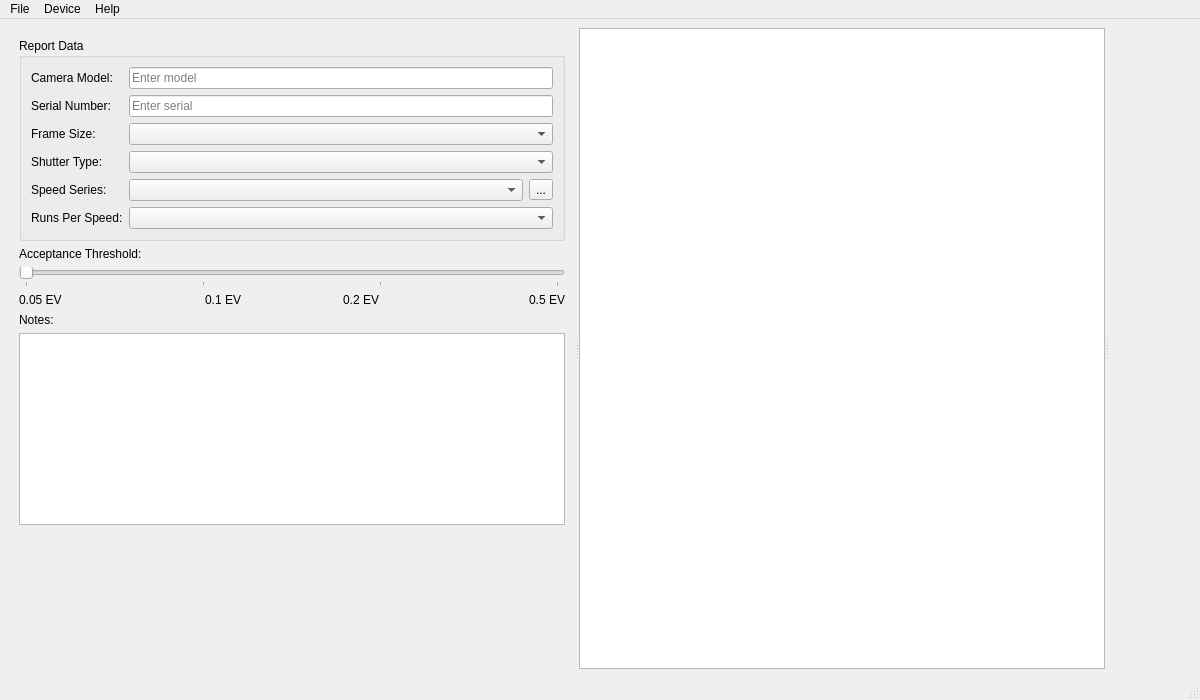
<?xml version="1.0" encoding="UTF-8"?>
<ui version="4.0">
 <class>MainWindow</class>
 <widget class="QMainWindow" name="MainWindow">
  <property name="geometry">
   <rect>
    <x>0</x>
    <y>0</y>
    <width>1200</width>
    <height>700</height>
   </rect>
  </property>
  <property name="windowTitle">
   <string>Shutter Tester ST-2</string>
  </property>
  <property name="windowIcon">
   <iconset>
    <normaloff>assets/camera_icon_64x64.png</normaloff>assets/camera_icon_64x64.png</iconset>
  </property>
  <widget class="QWidget" name="centralwidget">
   <layout class="QHBoxLayout" name="horizontalLayout">
    <item>
     <widget class="QSplitter" name="splitter">
      <property name="orientation">
       <enum>Qt::Orientation::Horizontal</enum>
      </property>
      <widget class="QWidget" name="leftWidget" native="true">
       <layout class="QVBoxLayout" name="verticalLayoutLeft">
        <property name="leftMargin">
         <number>10</number>
        </property>
        <property name="topMargin">
         <number>10</number>
        </property>
        <property name="rightMargin">
         <number>10</number>
        </property>
        <property name="bottomMargin">
         <number>10</number>
        </property>
        <item>
         <widget class="QGroupBox" name="groupBoxReport">
          <property name="title">
           <string>Report Data</string>
          </property>
          <layout class="QGridLayout" name="gridLayoutReport">
           <item row="0" column="0">
            <widget class="QLabel" name="labelCameraModel">
             <property name="text">
              <string>Camera Model:</string>
             </property>
            </widget>
           </item>
           <item row="0" column="1">
            <widget class="QLineEdit" name="cameraModelField">
             <property name="placeholderText">
              <string>Enter model</string>
             </property>
            </widget>
           </item>
           <item row="1" column="0">
            <widget class="QLabel" name="labelSerialNumber">
             <property name="text">
              <string>Serial Number:</string>
             </property>
            </widget>
           </item>
           <item row="1" column="1">
            <widget class="QLineEdit" name="serialNumberField">
             <property name="placeholderText">
              <string>Enter serial</string>
             </property>
            </widget>
           </item>
           <item row="2" column="0">
            <widget class="QLabel" name="labelFrameSize">
             <property name="text">
              <string>Frame Size:</string>
             </property>
            </widget>
           </item>
           <item row="2" column="1">
            <widget class="QComboBox" name="frameSizeComboBox"/>
           </item>
           <item row="3" column="0">
            <widget class="QLabel" name="labelShutterType">
             <property name="text">
              <string>Shutter Type:</string>
             </property>
            </widget>
           </item>
           <item row="3" column="1">
            <widget class="QComboBox" name="shutterTypeComboBox"/>
           </item>
           <item row="4" column="0">
            <widget class="QLabel" name="labelSpeedSeries">
             <property name="text">
              <string>Speed Series:</string>
             </property>
            </widget>
           </item>
           <item row="4" column="1">
            <layout class="QHBoxLayout" name="horizontalLayoutSpeed">
             <item>
              <widget class="QComboBox" name="speedSeriesComboBox">
               <property name="sizePolicy">
                <sizepolicy hsizetype="Expanding" vsizetype="Fixed">
                 <horstretch>0</horstretch>
                 <verstretch>0</verstretch>
                </sizepolicy>
               </property>
              </widget>
             </item>
             <item>
              <widget class="QToolButton" name="deleteSeriesButton">
               <property name="toolTip">
                <string>Delete custom series</string>
               </property>
               <property name="text">
                <string>...</string>
               </property>
              </widget>
             </item>
            </layout>
           </item>
           <item row="5" column="0">
            <widget class="QLabel" name="labelRunsPerSpeed">
             <property name="text">
              <string>Runs Per Speed:</string>
             </property>
            </widget>
           </item>
           <item row="5" column="1">
            <widget class="QComboBox" name="runsPerSpeedComboBox"/>
           </item>
          </layout>
         </widget>
        </item>
        <item>
         <widget class="QLabel" name="labelAcceptance">
          <property name="text">
           <string>Acceptance Threshold:</string>
          </property>
         </widget>
        </item>
        <item>
         <widget class="QSlider" name="acceptanceSlider">
          <property name="maximum">
           <number>3</number>
          </property>
          <property name="pageStep">
           <number>1</number>
          </property>
          <property name="orientation">
           <enum>Qt::Orientation::Horizontal</enum>
          </property>
          <property name="tickPosition">
           <enum>QSlider::TickPosition::TicksBelow</enum>
          </property>
          <property name="tickInterval">
           <number>1</number>
          </property>
         </widget>
        </item>
        <item>
         <layout class="QHBoxLayout" name="horizontalLayoutSliderLabels">
          <item>
           <widget class="QLabel" name="labelEV0">
            <property name="text">
             <string>0.05 EV</string>
            </property>
           </widget>
          </item>
          <item>
           <widget class="QLabel" name="labelEV1">
            <property name="text">
             <string>0.1 EV</string>
            </property>
            <property name="alignment">
             <set>Qt::AlignmentFlag::AlignCenter</set>
            </property>
           </widget>
          </item>
          <item>
           <widget class="QLabel" name="labelEV2">
            <property name="text">
             <string>0.2 EV</string>
            </property>
            <property name="alignment">
             <set>Qt::AlignmentFlag::AlignCenter</set>
            </property>
           </widget>
          </item>
          <item>
           <widget class="QLabel" name="labelEV3">
            <property name="text">
             <string>0.5 EV</string>
            </property>
            <property name="alignment">
             <set>Qt::AlignmentFlag::AlignRight|Qt::AlignmentFlag::AlignTrailing|Qt::AlignmentFlag::AlignVCenter</set>
            </property>
           </widget>
          </item>
         </layout>
        </item>
        <item>
         <widget class="QLabel" name="labelNotes">
          <property name="text">
           <string>Notes:</string>
          </property>
         </widget>
        </item>
        <item>
         <widget class="QTextEdit" name="notesTextEdit"/>
        </item>
        <item>
         <spacer name="verticalSpacerLeft">
          <property name="orientation">
           <enum>Qt::Orientation::Vertical</enum>
          </property>
          <property name="sizeHint" stdset="0">
           <size>
            <width>20</width>
            <height>40</height>
           </size>
          </property>
         </spacer>
        </item>
       </layout>
      </widget>
      <widget class="QWidget" name="centerWidget" native="true">
       <layout class="QVBoxLayout" name="verticalLayoutCenter">
        <item>
         <widget class="QTableWidget" name="speedsTableWidget">
          <property name="selectionBehavior">
           <enum>QAbstractItemView::SelectionBehavior::SelectRows</enum>
          </property>
         </widget>
        </item>
       </layout>
      </widget>
      <widget class="QWidget" name="rightWidget" native="true">
       <layout class="QVBoxLayout" name="verticalLayoutRight">
        <property name="leftMargin">
         <number>10</number>
        </property>
        <property name="topMargin">
         <number>10</number>
        </property>
        <property name="rightMargin">
         <number>10</number>
        </property>
        <property name="bottomMargin">
         <number>10</number>
        </property>
        <item>
         <widget class="QLabel" name="errorText">
          <property name="styleSheet">
           <string>color: red;</string>
          </property>
          <property name="text">
           <string/>
          </property>
          <property name="wordWrap">
           <bool>true</bool>
          </property>
         </widget>
        </item>
        <item>
         <spacer name="verticalSpacerRight">
          <property name="orientation">
           <enum>Qt::Orientation::Vertical</enum>
          </property>
          <property name="sizeHint" stdset="0">
           <size>
            <width>20</width>
            <height>40</height>
           </size>
          </property>
         </spacer>
        </item>
       </layout>
      </widget>
     </widget>
    </item>
   </layout>
  </widget>
  <widget class="QMenuBar" name="menuBar">
   <property name="geometry">
    <rect>
     <x>0</x>
     <y>0</y>
     <width>847</width>
     <height>22</height>
    </rect>
   </property>
    <widget class="QMenu" name="menuFile">
     <property name="title">
      <string>File</string>
     </property>
     <addaction name="actionSave_Current_Session"/>
     <addaction name="actionRestore_Session"/>
      <addaction name="separator"/>
      <addaction name="actionGenerate_Report"/>
      <addaction name="separator_2"/>
      <addaction name="actionExit"/>
    </widget>
   <widget class="QMenu" name="menuDevice">
    <property name="title">
     <string>Device</string>
    </property>
    <addaction name="actionConnect_To_Device"/>
    <addaction name="separator"/>
    <addaction name="actionLight_Setup"/>
    <addaction name="actionFirmware_Update"/>
   </widget>
   <widget class="QMenu" name="menuHelp">
    <property name="title">
     <string>Help</string>
    </property>
    <addaction name="actionAbout"/>
   </widget>
   <addaction name="menuFile"/>
   <addaction name="menuDevice"/>
   <addaction name="menuHelp"/>
  </widget>
  <widget class="QStatusBar" name="statusBar"/>
  <action name="actionAbout">
   <property name="text">
    <string>About</string>
   </property>
  </action>
  <action name="actionGenerate_Report">
   <property name="text">
    <string>Generate Report</string>
   </property>
  </action>
  <action name="actionFirmware_Update">
   <property name="text">
    <string>Firmware Update</string>
   </property>
  </action>
  <action name="actionLight_Setup">
   <property name="text">
    <string>Light Setup</string>
   </property>
  </action>
  <action name="actionConnect_To_Device">
   <property name="text">
    <string>Connect To Device</string>
   </property>
  </action>
  <action name="actionSave_Current_Session">
   <property name="text">
    <string>Save Current Session</string>
   </property>
  </action>
  <action name="actionRestore_Session">
   <property name="text">
    <string>Restore Session</string>
   </property>
  </action>
  <action name="actionExit">
   <property name="text">
    <string>Exit</string>
   </property>
  </action>
 </widget>
 <resources/>
 <connections/>
</ui>
